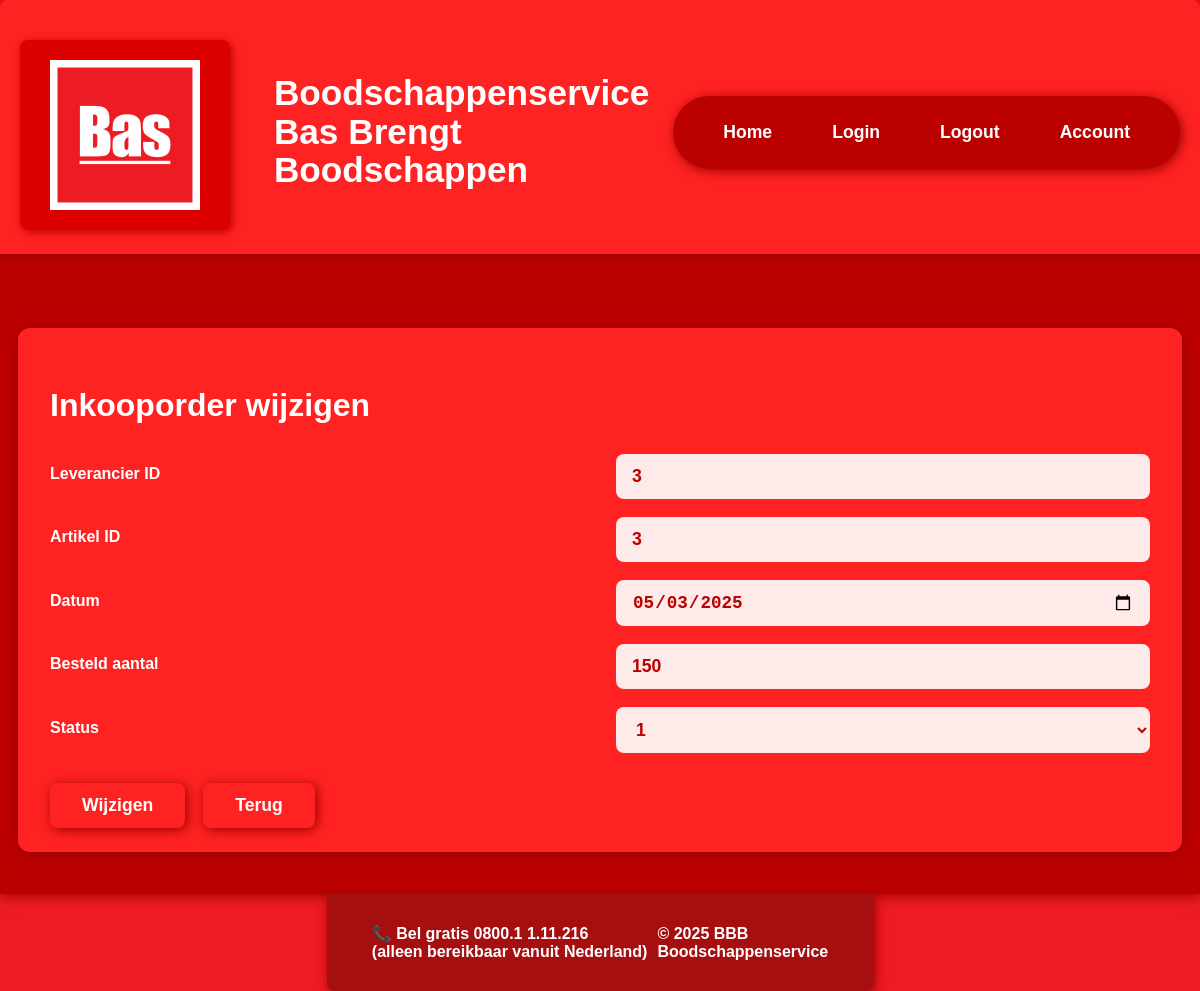
The app's page /inkooporders/update.php?inkOrdId=3 with its own data.
### tables this page shows
CREATE TABLE `inkooporder` (
  `inkOrdId` int(11) NOT NULL,
  `levId` int(11) NOT NULL,
  `artId` int(11) NOT NULL,
  `inkOrdDatum` date DEFAULT NULL,
  `inkOrdBestAantal` int(11) DEFAULT NULL,
  `inkOrdStatus` tinyint(1) DEFAULT NULL
);

### src/classes/inkooporder.php (called while the page is built, shortened)
<?php
class inkooporder extends Database
{
    public function zoekOpId(int $inkOrdId): ?array
    {
        $stmt = self::$conn->prepare("SELECT * FROM inkooporder WHERE inkOrdId = :id");
        $stmt->execute(['id' => $inkOrdId]);
        return $stmt->fetch(\PDO::FETCH_ASSOC) ?: null;
    }
}
?>

### src/inkooporders/update.php (the view, shortened to what this page needs)
<?php
    require_once '../classes/inkooporder.php';
    $inkooporderObj = new inkooporder();
    if (isset($_GET['inkOrdId'])) {
        $inkOrdId = (int)$_GET['inkOrdId'];
        $row = $inkooporderObj->zoekOpId($inkOrdId);
    } else {
        header("Location: read.php");
        exit;
    }
    require_once '../Includes/header.php';
?>
<main class="bas-main">
    <div class="crud-form-container">
        <form method="post" class="crud-form-grid">
            <h2 class="crud-form-title">Inkooporder wijzigen</h2>
            <label class="crud-form-label" for="levId">Leverancier ID</label>
            <input class="crud-form-input" type="number" id="levId" name="levId" value="<?= htmlspecialchars($row['levId']) ?>" required>
            <label class="crud-form-label" for="artId">Artikel ID</label>
            <input class="crud-form-input" type="number" id="artId" name="artId" value="<?= htmlspecialchars($row['artId']) ?>" required>
            <label class="crud-form-label" for="inkOrdDatum">Datum</label>
            <input class="crud-form-input" type="date" id="inkOrdDatum" name="inkOrdDatum" value="<?= htmlspecialchars($row['inkOrdDatum']) ?>" required>
            <label class="crud-form-label" for="inkOrdBestAantal">Besteld aantal</label>
            <input class="crud-form-input" type="number" id="inkOrdBestAantal" name="inkOrdBestAantal" value="<?= htmlspecialchars($row['inkOrdBestAantal']) ?>" required>
            <label class="crud-form-label" for="inkOrdStatus">Status</label>
            <select class="crud-form-input" id="inkOrdStatus" name="inkOrdStatus" required>
                <option value="1" <?= $row['inkOrdStatus'] == 1 ? 'selected' : '' ?>>1</option>
            </select>
            <div class="crud-form-btns">
                <button type="submit" name="update" class="crud-form-btn">Wijzigen</button>
                <a href="read.php" class="crud-form-btn">Terug</a>
            </div>
        </form>
    </div>
</main>
<?php require_once '../Includes/footer.php'; ?>

### src/style.css (style rules this page uses)
html, body { width: 100%; overflow-x: hidden; }
body { margin: 0; padding: 0; background-color: #ED1B24; font-size: 16px; font-family: Arial, Helvetica, sans-serif; color: #fff; }
.bas-main { background: #b00; min-height: 80vh; padding: 0; margin: 0; display: flex; flex-direction: column; justify-content: center; align-items: center; box-shadow: 0 2px 12px #900; }
.crud-form-container { background: #ff2222; border-radius: 12px; max-width: 1100px; margin: 32px auto 0 auto; padding: 32px 32px 24px 32px; box-shadow: 0 2px 12px #900; width: 98%; }
.crud-form-grid { display: grid; grid-template-columns: 1fr 1fr; gap: 18px 32px; align-items: center; }
.crud-form-title { grid-column: 1 / -1; color: #fff; font-size: 2em; font-weight: bold; margin-bottom: 12px; }
.crud-form-label { color: #fff; font-weight: bold; margin-bottom: 4px; }
.crud-form-input { padding: 12px 16px; border-radius: 8px; border: none; background: #ffeaea; color: #b00; font-size: 1.1em; font-weight: bold; transition: box-shadow 0.2s; }
.crud-form-btns { grid-column: 1 / -1; display: flex; gap: 18px; margin-top: 12px; }
.crud-form-btn { background: #ff2222; color: #fff; border: none; border-radius: 8px; padding: 12px 32px; font-weight: bold; font-size: 1.1em; cursor: pointer; transition: background 0.2s, color 0.2s; box-shadow: 2px 2px 12px #900; text-decoration: none; }

### records on screen
inkooporder: levId "3", artId "3", inkOrdDatum "05/03/2025", inkOrdBestAantal "150", inkOrdStatus "1"
